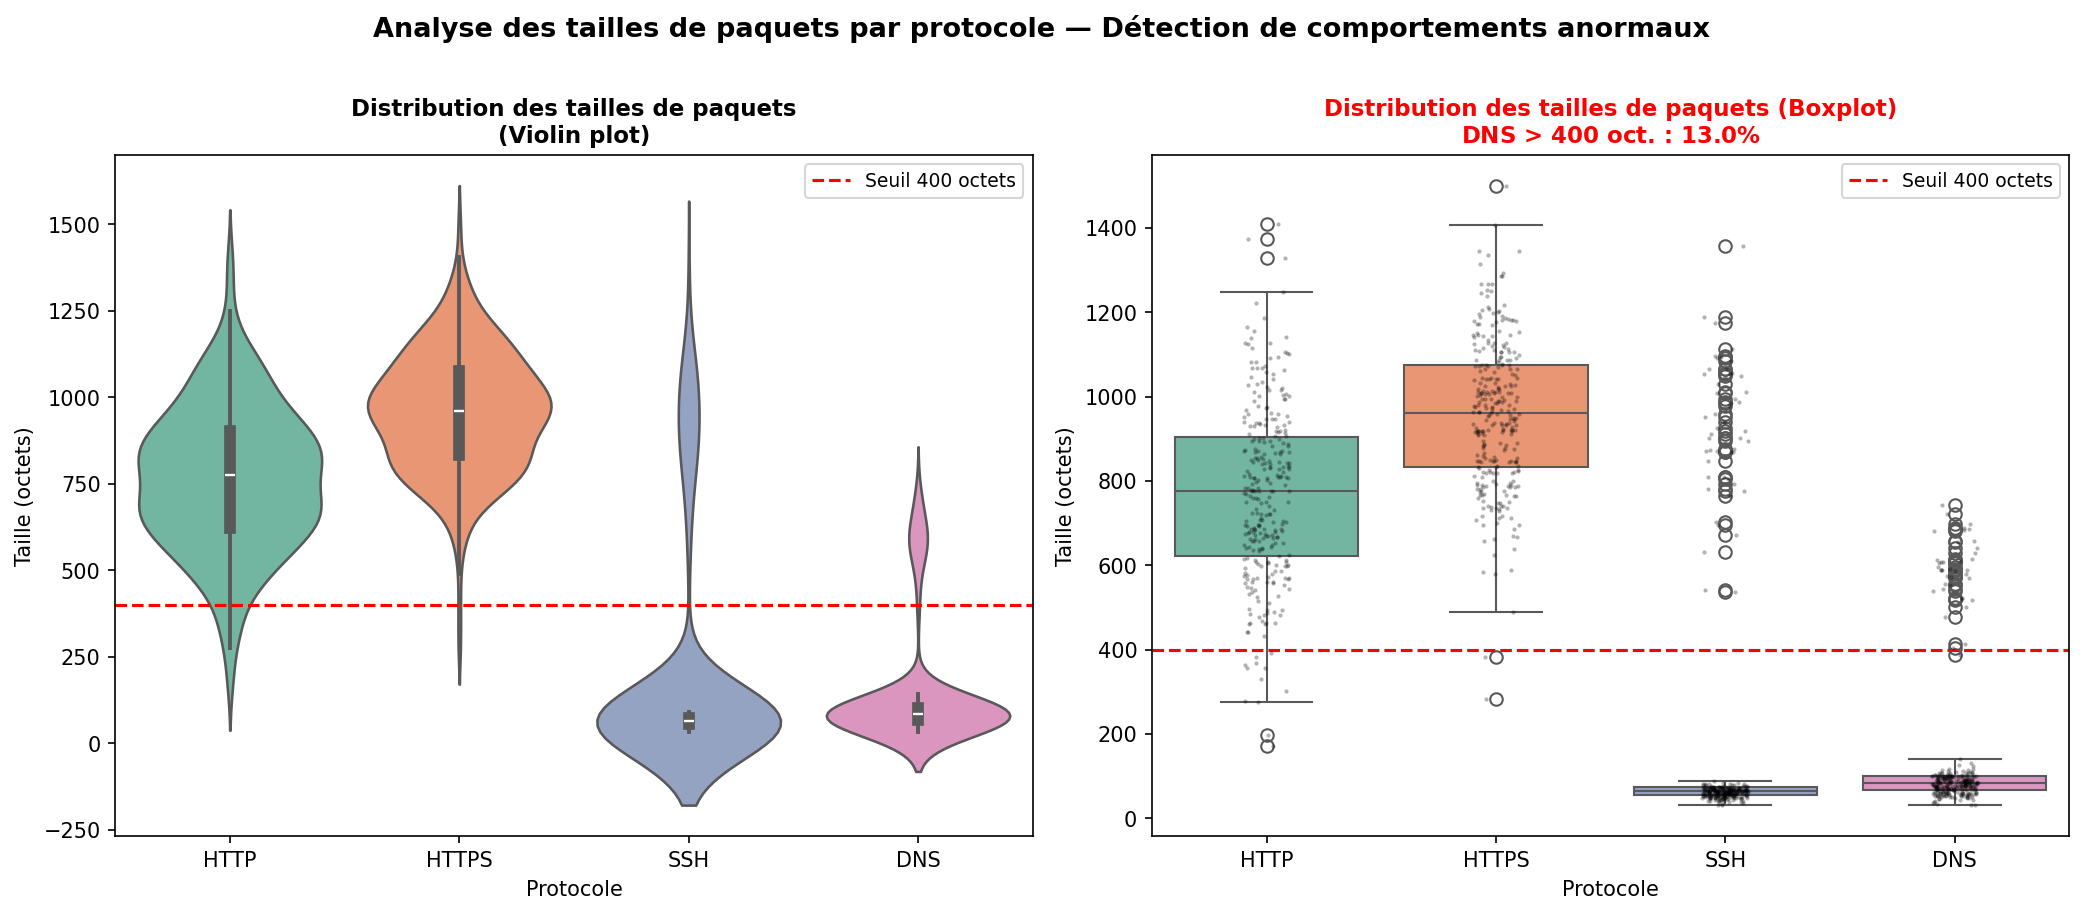

Generate this figure with Python:
"""
EFREI Paris — Master 1 Cybersécurité
TP Visualisation — Exercice 7 : Violin + Boxplot – Comparaison par protocole
"""

import matplotlib.pyplot as plt
import numpy as np
import pandas as pd
import seaborn as sns

np.random.seed(12)

data = {
    'HTTP':  np.random.normal(loc=800, scale=200, size=300).clip(60, 1500),
    'HTTPS': np.random.normal(loc=950, scale=180, size=300).clip(60, 1500),
    'SSH':   np.concatenate([
                 np.random.normal(60,  10,  250),
                 np.random.normal(900, 150, 50)
             ]),
    'DNS':   np.concatenate([
                 np.random.normal(80,  20,  260),
                 np.random.normal(600, 100, 40)
             ])
}
df = pd.DataFrame(data).melt(var_name='protocole', value_name='taille_octets')

fig, (ax1, ax2) = plt.subplots(1, 2, figsize=(14, 6))

# 2 — Violin plot
sns.violinplot(data=df, x='protocole', y='taille_octets',
               palette='Set2', ax=ax1)
ax1.axhline(400, color='red', linestyle='--', linewidth=1.5, label='Seuil 400 octets')
ax1.set_title('Distribution des tailles de paquets\n(Violin plot)', fontsize=11, fontweight='bold')
ax1.set_xlabel('Protocole', fontsize=10)
ax1.set_ylabel('Taille (octets)', fontsize=10)
ax1.legend(fontsize=9)

# 3 — Boxplot + stripplot superposé
sns.boxplot(data=df, x='protocole', y='taille_octets',
            palette='Set2', ax=ax2)
sns.stripplot(data=df, x='protocole', y='taille_octets',
              alpha=0.3, jitter=True, color='black', size=2, ax=ax2)
ax2.axhline(400, color='red', linestyle='--', linewidth=1.5, label='Seuil 400 octets')

# BONUS — % paquets DNS > 400 octets
dns_data = df[df['protocole'] == 'DNS']['taille_octets']
pct_dns = (dns_data > 400).mean() * 100
color_titre = 'red' if pct_dns > 10 else 'black'
ax2.set_title(f'Distribution des tailles de paquets (Boxplot)\n'
              f'DNS > 400 oct. : $\\bf{{{pct_dns:.1f}\\%}}$',
              fontsize=11, fontweight='bold', color=color_titre)
ax2.set_xlabel('Protocole', fontsize=10)
ax2.set_ylabel('Taille (octets)', fontsize=10)
ax2.legend(fontsize=9)

fig.suptitle('Analyse des tailles de paquets par protocole — Détection de comportements anormaux',
             fontsize=13, fontweight='bold', y=1.01)

plt.tight_layout()
plt.savefig('ex7_violin_boxplot.png', dpi=150, bbox_inches='tight')
plt.show()
print("ex7_violin_boxplot.png sauvegardé.")
